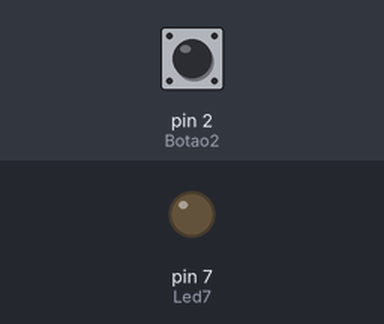
Bench run of a sketch on a simulated Arduino Uno, built with avr-gcc and run on an emulated ATmega328P. Parts: output pins drawn as LEDs (lit = HIGH). The test bench sets the inputs (shaded band); at power-on: pin 2 (Botao2) LOW.

Above: at 1.2 s.
1.3 s: pin 2 (Botao2) pulled HIGH for 0.15 s
At 1.37 s:
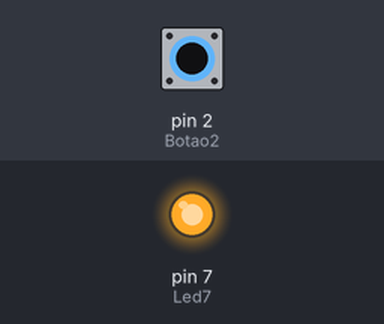
2.9 s: pin 2 (Botao2) pulled HIGH for 3.2 s
At 6.6 s:
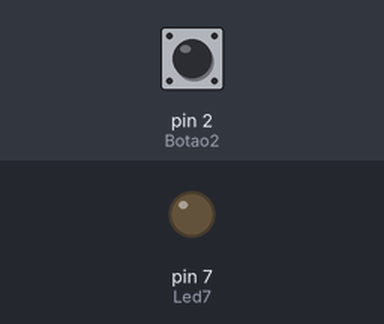
Timing chart, 0 to 8.1 s (numbered marks = the images above; inputs shaded):
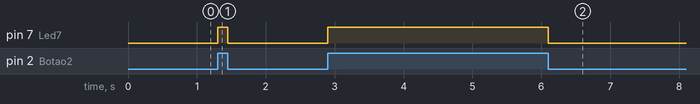

Measured:
- after the input at 1.3 s, pin 7 (Led7): LOW → HIGH at once, → LOW 0.15 s later
- after the input at 2.9 s, pin 7 (Led7): LOW → HIGH at once, → LOW 3.2 s later

The sketch:

3-2.ino
```cpp
/*Programar o Arduino para acender o LED do pino 7 enquanto
o botão conectado ao pino 2 estiver acionado.*/
#define Led7 7
#define Botao2 2
void setup(){
  pinMode(Led7,OUTPUT);
  pinMode(Botao2,INPUT);
}
void loop(){
  bool readBotao2=digitalRead(Botao2);
  if(readBotao2==true){
    digitalWrite(Led7,true);
  }
  else{
    digitalWrite(Led7,false);
  }
}
```
